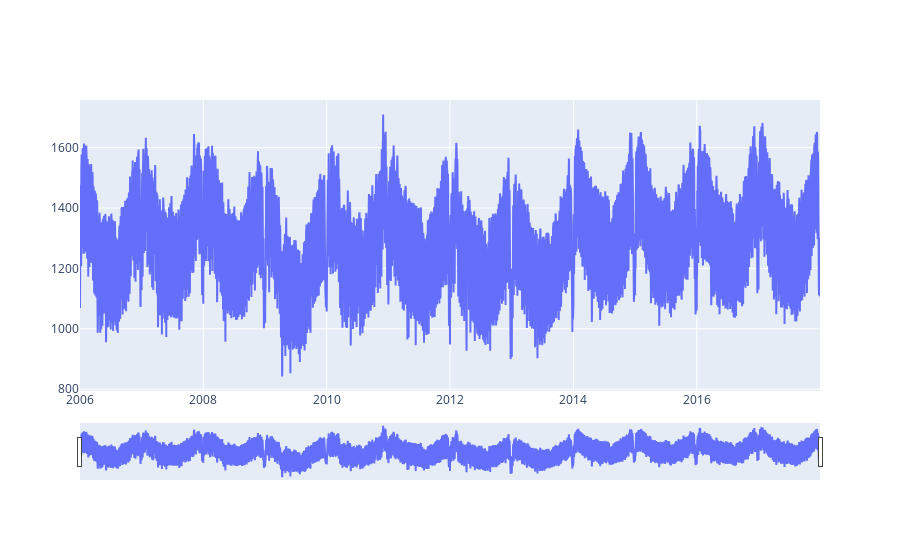

Write notebook code for a chart like this one.
### Code cell
fig = go.Figure([go.Scatter(name = 'Consumption', x = df['Date'], y = df['Consumption'])])

fig.update_xaxes(rangeslider_visible = True)
fig.show()

### Figure 1 — Plotly figure (JSON) as saved in the notebook; plotly's stock layout.template omitted (floating-point values rounded to 4 significant figures; data arrays with more than 128 entries replaced by an {"elided": "..."} marker saying what was removed)
{"data": [{"name": "Consumption", "type": "scatter", "x": {"elided": "4383 str values"}, "y": {"elided": "4383 float values"}}], "layout": {"xaxis": {"rangeslider": {"visible": true}}}}
